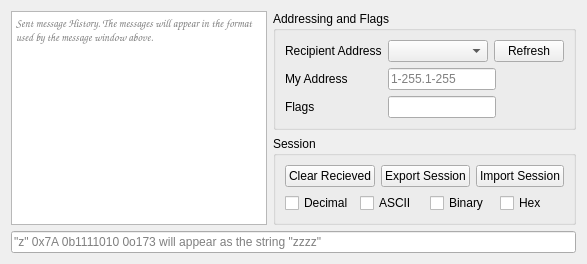
      <widget class="QWidget" name="tab_6">
       <attribute name="title">
        <string>Messaging</string>
       </attribute>
       <layout class="QVBoxLayout" name="verticalLayout_9">
        <item>
         <layout class="QHBoxLayout" name="horizontalLayout_3">
          <item>
           <widget class="QPlainTextEdit" name="text_sentMessages">
            <property name="font">
             <font>
              <family>Comic Sans MS</family>
              <pointsize>8</pointsize>
              <kerning>false</kerning>
             </font>
            </property>
            <property name="contextMenuPolicy">
             <enum>Qt::NoContextMenu</enum>
            </property>
            <property name="acceptDrops">
             <bool>false</bool>
            </property>
            <property name="undoRedoEnabled">
             <bool>false</bool>
            </property>
            <property name="lineWrapMode">
             <enum>QPlainTextEdit::NoWrap</enum>
            </property>
            <property name="readOnly">
             <bool>true</bool>
            </property>
            <property name="placeholderText">
             <string>Sent message History. The messages will appear in the format used by the message window above.</string>
            </property>
           </widget>
          </item>
          <item>
           <layout class="QVBoxLayout" name="verticalLayout_8">
            <item>
             <widget class="QGroupBox" name="groupBox_4">
              <property name="title">
               <string>Addressing and Flags</string>
              </property>
              <layout class="QFormLayout" name="formLayout_4">
               <item row="0" column="0">
                <widget class="QLabel" name="label_2">
                 <property name="text">
                  <string>Recipient Address</string>
                 </property>
                </widget>
               </item>
               <item row="0" column="1">
                <layout class="QHBoxLayout" name="horizontalLayout_9">
                 <item>
                  <widget class="QComboBox" name="combo_addressesFound"/>
                 </item>
                 <item>
                  <widget class="QPushButton" name="button_refreshIP">
                   <property name="maximumSize">
                    <size>
                     <width>70</width>
                     <height>16777215</height>
                    </size>
                   </property>
                   <property name="text">
                    <string>Refresh</string>
                   </property>
                  </widget>
                 </item>
                </layout>
               </item>
               <item row="1" column="0">
                <widget class="QLabel" name="label_3">
                 <property name="text">
                  <string>My Address</string>
                 </property>
                </widget>
               </item>
               <item row="1" column="1">
                <widget class="QLineEdit" name="qLine_myAddr">
                 <property name="sizePolicy">
                  <sizepolicy hsizetype="Fixed" vsizetype="Fixed">
                   <horstretch>0</horstretch>
                   <verstretch>0</verstretch>
                  </sizepolicy>
                 </property>
                 <property name="placeholderText">
                  <string>1-255.1-255</string>
                 </property>
                </widget>
               </item>
               <item row="2" column="0">
                <widget class="QLabel" name="label_10">
                 <property name="text">
                  <string>Flags</string>
                 </property>
                </widget>
               </item>
               <item row="2" column="1">
                <widget class="QLineEdit" name="qLine_setFlags">
                 <property name="sizePolicy">
                  <sizepolicy hsizetype="Fixed" vsizetype="Fixed">
                   <horstretch>0</horstretch>
                   <verstretch>0</verstretch>
                  </sizepolicy>
                 </property>
                </widget>
               </item>
              </layout>
             </widget>
            </item>
            <item>
             <widget class="QGroupBox" name="groupBox_5">
              <property name="title">
               <string>Session</string>
              </property>
              <layout class="QVBoxLayout" name="verticalLayout">
               <item>
                <layout class="QHBoxLayout" name="horizontalLayout_2">
                 <item>
                  <widget class="QPushButton" name="button_clearRecieved">
                   <property name="text">
                    <string>Clear Recieved</string>
                   </property>
                  </widget>
                 </item>
                 <item>
                  <widget class="QPushButton" name="button_saveSession">
                   <property name="text">
                    <string>Export Session</string>
                   </property>
                  </widget>
                 </item>
                 <item>
                  <widget class="QPushButton" name="button_importSession">
                   <property name="text">
                    <string>Import Session</string>
                   </property>
                  </widget>
                 </item>
                </layout>
               </item>
               <item>
                <layout class="QHBoxLayout" name="horizontalLayout_5">
                 <item>
                  <widget class="QCheckBox" name="chkbox_displayDec">
                   <property name="text">
                    <string>Decimal</string>
                   </property>
                  </widget>
                 </item>
                 <item>
                  <widget class="QCheckBox" name="chkbox_displayASC">
                   <property name="text">
                    <string>ASCII</string>
                   </property>
                  </widget>
                 </item>
                 <item>
                  <widget class="QCheckBox" name="chkbox_displayBin">
                   <property name="text">
                    <string>Binary</string>
                   </property>
                  </widget>
                 </item>
                 <item>
                  <widget class="QCheckBox" name="chkbox_displayHex">
                   <property name="text">
                    <string>Hex</string>
                   </property>
                  </widget>
                 </item>
                </layout>
               </item>
              </layout>
             </widget>
            </item>
           </layout>
          </item>
         </layout>
        </item>
        <item>
         <widget class="QLineEdit" name="qLine_msgLine">
          <property name="inputMask">
           <string/>
          </property>
          <property name="text">
           <string/>
          </property>
          <property name="placeholderText">
           <string>&quot;z&quot; 0x7A 0b1111010 0o173 will appear as the string &quot;zzzz&quot;</string>
          </property>
         </widget>
        </item>
       </layout>
      </widget>
